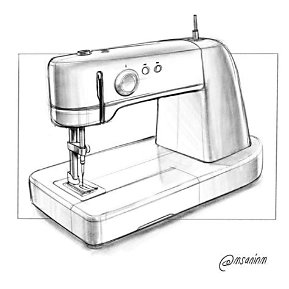
#> input picture samples/sewing_machine_sketch.jpg, 289 x 289 px
$ python test_sketch_fit.py
#> lines starting #> are read from the running program, lines starting #| are printed output that depends on the picture; after the words box and inside, x2 and y2 are one past the last pixel; in counts of white or black regions, pixels touching at a corner belong together
#> further down, img_bgr is the input picture: shape (289, 289, 3); min 0, max 255, mean 237.6
#| Loaded image: samples/sewing_machine_sketch.jpg, shape: (289, 289, 3)
### files/pipeline.py
"""
Pipeline: sketch -> mask -> N VLM candidates -> validate -> fit -> pick best -> (repair) -> result.

    result = run(image_bgr, vlm, mask=sam_mask)

`mask` should come from SAM / SAM 2 (whole-object mask). extract_mask() is a crude fallback.
"""
from __future__ import annotations

from dataclasses import dataclass, field
from typing import Callable, Optional

import cv2
import numpy as np

import fit as fitmod
from fit import Target, apply_fit, diagnose, make_overlay, render
from prompt import build_error_feedback, build_repair_prompt, build_system_prompt, build_user_prompt
from schema import Assembly, json_schema, parse_assembly
from solver import geometry_report


def encode_png(img_bgr: np.ndarray) -> bytes:
    ok, buf = cv2.imencode(".png", img_bgr)
    return buf.tobytes()


def extract_mask(img_bgr: np.ndarray) -> np.ndarray:
    """Fallback only. Otsu on a line drawing + close + fill the largest external contour."""
    g = cv2.GaussianBlur(cv2.cvtColor(img_bgr, cv2.COLOR_BGR2GRAY), (5, 5), 0)
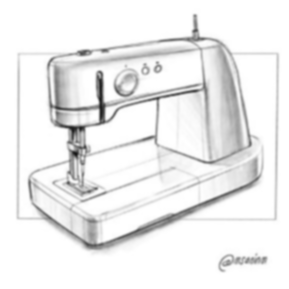
#> g: shape (289, 289); min 22, max 255, mean 237.6
    _, bw = cv2.threshold(g, 0, 255, cv2.THRESH_BINARY_INV + cv2.THRESH_OTSU)
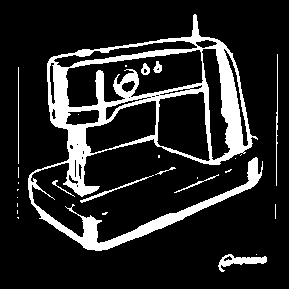
#> bw: shape (289, 289); 15% white; 27 white regions (17 under 20 px), largest, box (x1, y1, x2, y2) and area: (28, 14, 263, 251) 11397, (218, 254, 267, 272) 360, (80, 175, 154, 203) 172
    bw = cv2.morphologyEx(bw, cv2.MORPH_CLOSE, np.ones((7, 7), np.uint8), iterations=2)
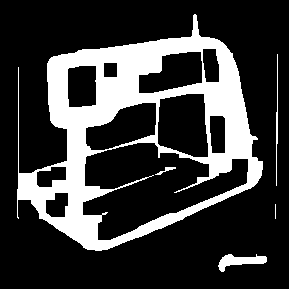
#> bw: shape (289, 289); 22.8% white; 5 white regions (1 under 20 px)
    cnts, _ = cv2.findContours(bw, cv2.RETR_EXTERNAL, cv2.CHAIN_APPROX_SIMPLE)
#> cnts = 4 contours, 1 with area under 20; largest, box (x1, y1, x2, y2) and area: (17, 14, 263, 251) 36412, (218, 254, 267, 272) 368, (276, 54, 278, 186) 32
    out = np.zeros_like(bw)
    if cnts:
        cv2.drawContours(out, [max(cnts, key=cv2.contourArea)], -1, 255, thickness=cv2.FILLED)
#> out: shape (289, 289); 44.2% white; 1 white region, box (x1, y1, x2, y2) and area: (17, 14, 263, 251) 36937
#| Extracted mask saved to test_extracted_mask.png, nonzero pixels: 36937
    return out


@dataclass
class Candidate:
    asm: Assembly
    fit: fitmod.FitResult
    warnings: list
    score: float


@dataclass
class Result:
    status: str                       # "ok" | "needs_review" | "failed"
    assembly: Optional[Assembly] = None
    iou: float = 0.0
    warnings: list = field(default_factory=list)
    log: list = field(default_factory=list)
    overlay_png: Optional[bytes] = None


# [64 lines left out: functions propose, evaluate, run, not called in this run]

### files/fit.py
"""
Render-and-compare fitting loop  (Part 2 of 2)

Analysis-by-synthesis:
    1. search a coarse camera (az/el) for the candidate assembly
    2. render the assembly silhouette from that camera (orthographic, convex hull per part)
    3. score against the target mask: IoU + symmetric edge chamfer
    4. optimise the continuous dims (log space, bounded by each dim's [min, max]) and
       refine the camera, with a weak prior toward the VLM's original values
    5. measure per-dimension sensitivity so unconstrained dims get labelled "assumed"

Known limits (be honest in the UI):
    * orthographic camera; perspective sketches are approximated
    * difference (cut) parts do not affect the silhouette, so they are not fitted
    * one silhouette cannot fix the global scale or hidden depth; sensitivity flags this
    * for true occlusion/edge fitting swap `render` for a depth-buffered renderer
      (pyrender / nvdiffrast) and add an edge-map term. The interface stays the same.
"""
from __future__ import annotations

from dataclasses import dataclass, field
from typing import Optional

import cv2
import numpy as np
from scipy.optimize import differential_evolution, minimize

from schema import Assembly, ViewHint
from solver import resolve, surface_points

K3 = np.ones((3, 3), np.uint8)


# --------------------------------------------------------------------------- camera
@dataclass
class Camera:
    az: float   # degrees, 0 = looking at the front (+y direction)
    el: float   # degrees above the horizon


# [6 lines left out: function basis, not called in this run]


# --------------------------------------------------------------------------- target
class Target:
    """Binary silhouette normalised into an S x S canvas (aspect preserved)."""

    def __init__(self, mask: np.ndarray, S: int = 160, margin: float = 0.08):
#> called with S = 160, margin = 0.08
        m = (mask > 0).astype(np.uint8)
        ys, xs = np.nonzero(m)
        if len(xs) == 0:
            raise ValueError("empty target mask")
        crop = m[ys.min():ys.max() + 1, xs.min():xs.max() + 1].astype(np.float32)
#> crop: shape (237, 246) float32; values 0 (black) and 1 (white), 63.4% white; 4 black regions, box (x1, y1, x2, y2) and area: (0, 0, 177, 175) 10086, (85, 156, 246, 237) 5326, (179, 0, 246, 147) 4033, (0, 186, 78, 237) 1920
        h, w = crop.shape
#> h = 237; w = 246
        sc = S * (1 - 2 * margin) / max(h, w)
#> sc = 0.546
        nh, nw = max(1, round(h * sc)), max(1, round(w * sc))
#> nh = 129; nw = 134
        crop = (cv2.resize(crop, (nw, nh), interpolation=cv2.INTER_AREA) > 0.5).astype(np.uint8)
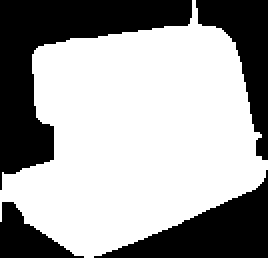
#> crop: shape (129, 134) (shown 2 times larger); values 0 (black) and 1 (white), 63.2% white; 4 black regions, box (x1, y1, x2, y2) and area: (0, 0, 96, 95) 3023, (47, 85, 134, 129) 1582, (98, 0, 134, 80) 1197, (0, 101, 42, 129) 567
        self.S = S
        self.mask = np.zeros((S, S), np.uint8)
        y0, x0 = (S - nh) // 2, (S - nw) // 2
#> y0 = 15; x0 = 13
        self.mask[y0:y0 + nh, x0:x0 + nw] = crop
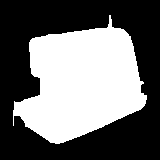
#> self.mask: shape (160, 160); values 0 (black) and 1 (white), 42.6% white; 1 white region, box (x1, y1, x2, y2) and area: (13, 15, 147, 144) 10917
        self.cx, self.cy = x0 + nw / 2, y0 + nh / 2
#> self.cx = 80; self.cy = 79.5
        self.W, self.H = float(nw), float(nh)
#> self.W = 134; self.H = 129
        edge = self.mask - cv2.erode(self.mask, K3)
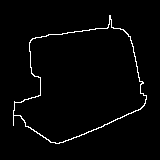
#> edge: shape (160, 160); values 0 (black) and 1 (white), 2.2% white in thin lines or dots, all inside (x1, y1, x2, y2) = (13, 15, 147, 144)
        self.edge = edge
        self.dt_edge = cv2.distanceTransform((edge == 0).astype(np.uint8), cv2.DIST_L2, 3) / S
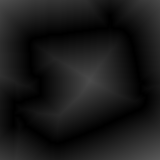
#> self.dt_edge: shape (160, 160) float32; min 0, max 0.346, mean 0.1


# --------------------------------------------------------------------------- render
# [93 lines left out: functions _project, render, score, diagnose, make_overlay, search_camera, not called in this run]


# --------------------------------------------------------------------------- fit
@dataclass
class FitResult:
    iou: float
    init_iou: float
    camera: Camera
    values: dict                       # {(part_id, field): value}
    sens_slot: dict                    # {(part_id, field): loss increase when perturbed +-15%}
    sens_part: dict                    # {part_id: max sensitivity}
    rendered: Optional[np.ndarray] = None
    n_evals: int = 0
    notes: list = field(default_factory=list)


# [74 lines left out: function fit, not called in this run]


SENS_THRESHOLD = 0.004


# [15 lines left out: function apply_fit, not called in this run]

### files/examples.py
"""Worked example in the DSL. Used as a few-shot in the prompt and as ground truth in demo.py."""
from schema import Assembly


def _d(v, tol=0.3, src="inferred"):
    return {"value": v, "min": round(v * (1 - tol), 2), "max": round(v * (1 + tol), 2), "source": src}


def sewing_machine() -> Assembly:
    return Assembly.model_validate({
        "observations": [
            "Hand-drawn sewing machine seen from the front-left, slightly above (isometric-like).",
            "Long flat base bed; a vertical tower at the right end; an arm bridges leftwards over the bed.",
            "A thin needle bar hangs from the left end of the arm; a handwheel sits on the right end of the tower.",
            "Construction lines and shading ignored.",
        ],
        "object_class": "sewing machine",
        "view_hint": {"projection": "isometric", "azimuth_deg": -35, "elevation_deg": 25},
        "parts": [
            {"id": "base", "label": "base bed", "kind": "box", "fillet": 3,
             "width_x": _d(100), "depth_y": _d(44), "height_z": _d(9)},
            {"id": "tower", "label": "vertical tower", "kind": "box", "fillet": 4,
             "placement": {"parent": "base", "face": "top", "align_x": "max", "align_y": "center"},
             "width_x": _d(22), "depth_y": _d(28), "height_z": _d(48)},
            {"id": "arm", "label": "overhanging arm", "kind": "box", "fillet": 4,
             "placement": {"parent": "tower", "face": "top", "align_x": "max", "align_y": "center"},
             "width_x": _d(82), "depth_y": _d(28), "height_z": _d(17)},
            {"id": "needle", "label": "needle bar", "kind": "cylinder", "axis": "z",
             "placement": {"parent": "arm", "face": "bottom", "align_x": "min", "offset_x": 6,
                           "align_y": "center", "embed": 0.1},
             "diameter": _d(5, 0.4), "length": _d(26, 0.4)},
            {"id": "wheel", "label": "handwheel", "kind": "cylinder", "axis": "x",
             "placement": {"parent": "tower", "face": "right", "align_y": "center",
                           "align_z": "center", "offset_z": 8},
             "diameter": _d(20), "length": _d(5, 0.4)},
            {"id": "plate_slot", "label": "needle plate cutout", "kind": "box", "op": "difference",
             "cuts": ["base"],
             "placement": {"parent": "base", "face": "top", "align_x": "min", "offset_x": 18.5,
                           "align_y": "center", "embed": 0.8},
             "width_x": _d(16, 0.4, "assumed"), "depth_y": _d(12, 0.4, "assumed"),
             "height_z": _d(7, 0.4, "assumed")},
        ],
        "confidence": 0.7,
    })

### backend/test_sketch_fit.py
import cv2
import sys
import os

sys.path.append(os.path.abspath(os.path.join(os.path.dirname(__file__), "..", "spatialforge_v2", "spatialforge_v2")))

import fit as F
from examples import sewing_machine
from solver import resolve

img_path = os.path.abspath(os.path.join(os.path.dirname(__file__), "..", "samples", "sewing_machine_sketch.jpg"))
img_bgr = cv2.imread(img_path)

print(f"Loaded image: {img_path}, shape: {img_bgr.shape}")

# Extract mask
from pipeline import extract_mask
mask = extract_mask(img_bgr)
cv2.imwrite("test_extracted_mask.png", mask)
print(f"Extracted mask saved to test_extracted_mask.png, nonzero pixels: {cv2.countNonZero(mask)}")

target = F.Target(mask, S=160)
#> (the run stopped early here; a loop or call above may not have finished)

$ run again, with samples/sample_bracket_blueprint.png saved as samples/sewing_machine_sketch.jpg
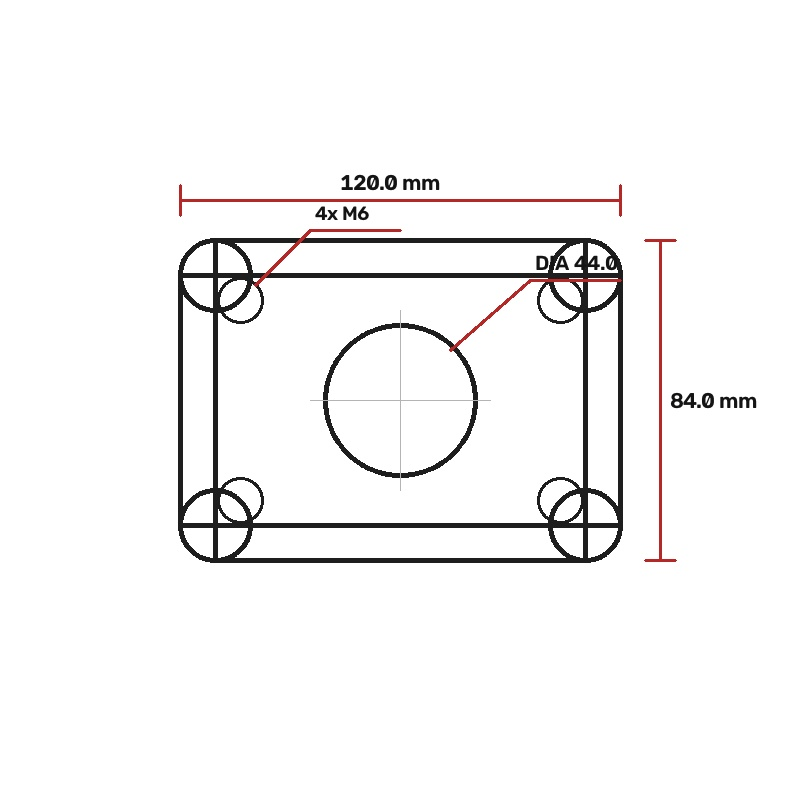
#> input picture samples/sample_bracket_blueprint.png, 800 x 800 px
#> img_bgr is the input picture: shape (800, 800, 3); mean B, G, R 245.5, 245.5, 246.2
#| Loaded image: samples/sewing_machine_sketch.jpg, shape: (800, 800, 3)
#> in extract_mask, `bw = cv2.morphologyEx(bw, cv2.MORPH_CLOSE, np.ones((7, 7), np.uint8), ..`:
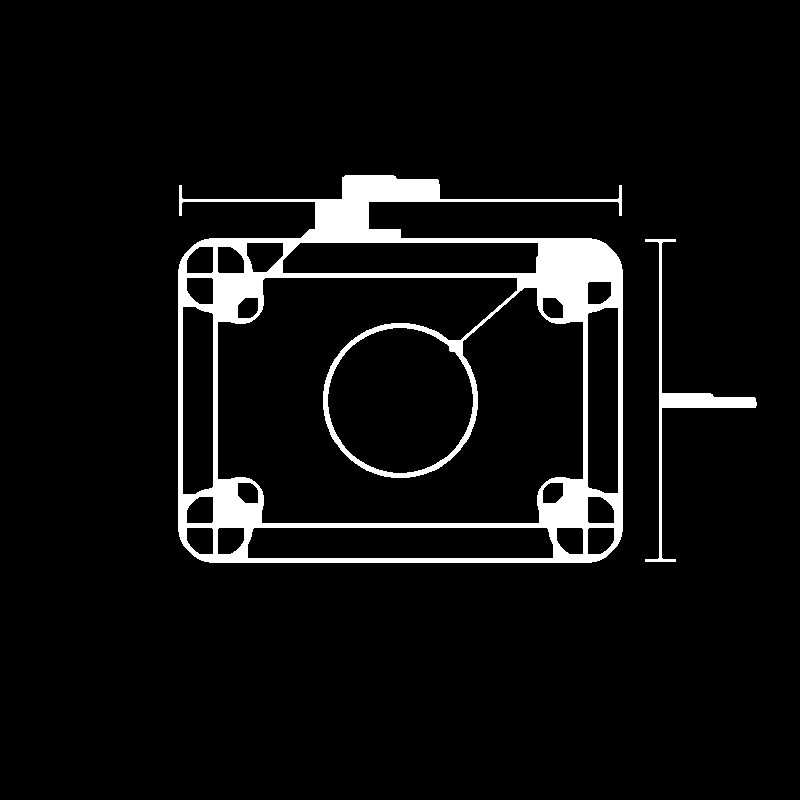
#> bw: shape (800, 800); 5.9% white; 2 white regions
#> cnts = 2 contours; box (x1, y1, x2, y2) and area: (178, 175, 623, 563) 148218, (645, 239, 757, 562) 1913
#> out: shape (800, 800); 23.3% white; 1 white region, box (x1, y1, x2, y2) and area: (178, 175, 623, 563) 149436
#| Extracted mask saved to test_extracted_mask.png, nonzero pixels: 149436
#> self.mask: shape (160, 160); values 0 (black) and 1 (white), 53.1% white; 1 black region, box (x1, y1, x2, y2) and area: (0, 0, 160, 160) 12005
#> edge: shape (160, 160); values 0 (black) and 1 (white), 2.5% white in thin lines or dots, all inside (x1, y1, x2, y2) = (13, 21, 147, 138)
#> in __init__, `self.dt_edge = cv2.distanceTransform((edge == 0).astype(np.uint8), cv2..`:
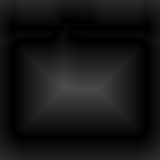
#> self.dt_edge: shape (160, 160) float32; min 0, max 0.304, mean 0.0862
